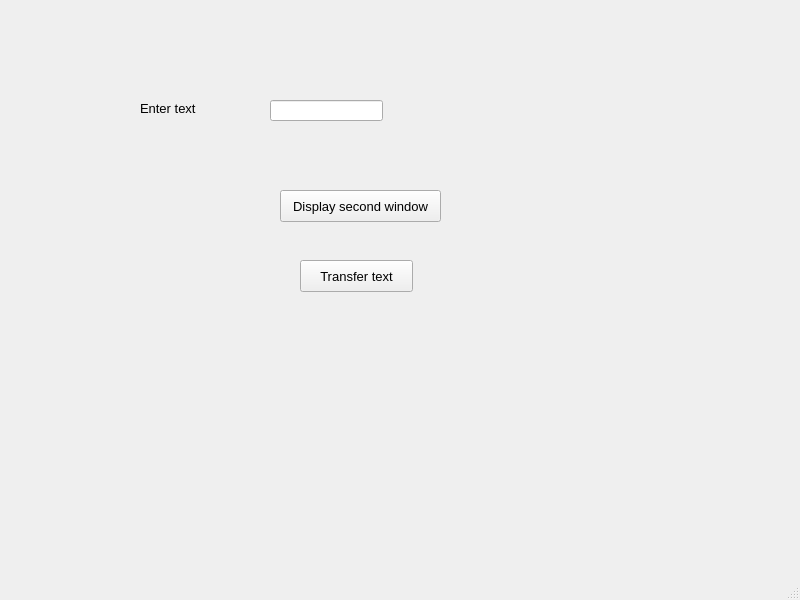
<?xml version="1.0" encoding="UTF-8"?>
<ui version="4.0">
 <class>MainWindow</class>
 <widget class="QMainWindow" name="MainWindow">
  <property name="geometry">
   <rect>
    <x>0</x>
    <y>0</y>
    <width>800</width>
    <height>600</height>
   </rect>
  </property>
  <property name="windowTitle">
   <string>MainWindow</string>
  </property>
  <widget class="QWidget" name="centralwidget">
   <widget class="QLabel" name="lblText">
    <property name="geometry">
     <rect>
      <x>140</x>
      <y>100</y>
      <width>60</width>
      <height>16</height>
     </rect>
    </property>
    <property name="font">
     <font>
      <family>Arial</family>
      <pointsize>10</pointsize>
     </font>
    </property>
    <property name="text">
     <string>Enter text</string>
    </property>
   </widget>
   <widget class="QLineEdit" name="txtinput">
    <property name="geometry">
     <rect>
      <x>270</x>
      <y>100</y>
      <width>113</width>
      <height>21</height>
     </rect>
    </property>
    <property name="font">
     <font>
      <family>Arial</family>
      <pointsize>10</pointsize>
     </font>
    </property>
   </widget>
   <widget class="QPushButton" name="btnDisplay">
    <property name="geometry">
     <rect>
      <x>280</x>
      <y>190</y>
      <width>161</width>
      <height>32</height>
     </rect>
    </property>
    <property name="font">
     <font>
      <family>Arial</family>
      <pointsize>10</pointsize>
     </font>
    </property>
    <property name="text">
     <string>Display second window</string>
    </property>
   </widget>
   <widget class="QPushButton" name="btnTransfer">
    <property name="geometry">
     <rect>
      <x>300</x>
      <y>260</y>
      <width>113</width>
      <height>32</height>
     </rect>
    </property>
    <property name="font">
     <font>
      <family>Arial</family>
      <pointsize>10</pointsize>
     </font>
    </property>
    <property name="text">
     <string>Transfer text</string>
    </property>
   </widget>
  </widget>
  <widget class="QMenuBar" name="menubar">
   <property name="geometry">
    <rect>
     <x>0</x>
     <y>0</y>
     <width>800</width>
     <height>33</height>
    </rect>
   </property>
  </widget>
  <widget class="QStatusBar" name="statusbar"/>
 </widget>
 <resources/>
 <connections/>
</ui>
